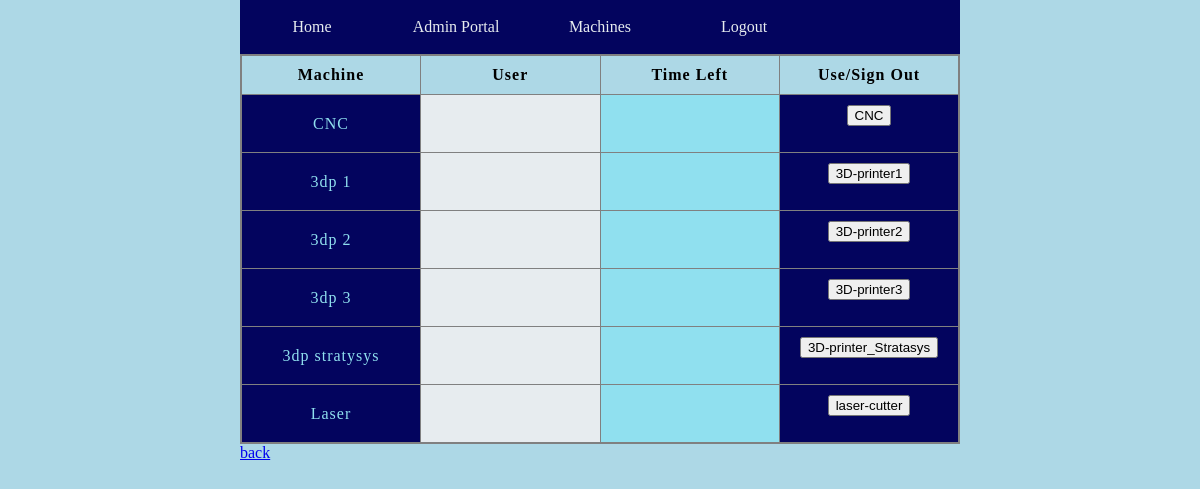
/reservation (signed in), run on an earlier commit of the app's database.
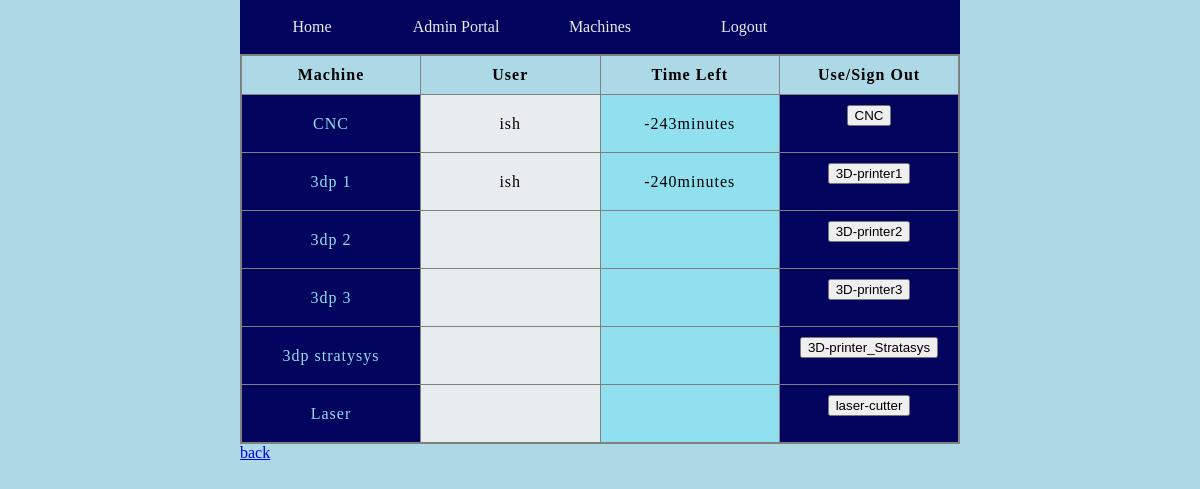
And on a later commit of the database.
### tables this page shows
CREATE TABLE reservations (id INTEGER PRIMARY KEY AUTOINCREMENT, machine_name TEXT, username TEXT, time TEXT, in_use INTEGER);

### __init__.py (the view)
@app.route("/reservation", methods=["GET","POST"])
def reservation():
    if session.get('username') is None:
        return redirect("/")
    laser = machine_column("laser-cutter")
    print(laser[1])
    if laser[1] != '':
        lt = str(round((datetime.fromisoformat(laser[1]) - datetime.now()).total_seconds() / 60)) + "minutes"
        laser[1] = lt
    p1 = machine_column("3D-printer1")
    if p1[1] != '':
        p1t = str(round((datetime.fromisoformat(p1[1]) - datetime.now()).total_seconds() / 60)) + "minutes"
        p1[1] = p1t
    p2 = machine_column("3D-printer2")
    if p2[1] != '':
        p2t = str(round((datetime.fromisoformat(p2[1]) - datetime.now()).total_seconds() / 60)) + "minutes"
        p2[1] = p2t
    p3 = machine_column("3D-printer3")
    if p3[1] != '':
        p3t = str(round((datetime.fromisoformat(p3[1]) - datetime.now()).total_seconds() / 60)) + "minutes"
        p3[1] = p3t
    strat = machine_column("3D-printer_Stratasys")
    if strat[1] != '':
        st = str(round((datetime.fromisoformat(strat[1]) - datetime.now()).total_seconds() / 60)) + "minutes"
        strat[1] = st
    cnc = machine_column("CNC")
    if cnc[1] != '':
        cnct = str(round((datetime.fromisoformat(cnc[1]) - datetime.now()).total_seconds() / 60)) + "minutes"
        cnc[1] = cnct
    return render_template("reservation.html", laser = laser, p1 = p1, p2 = p2, p3 = p3, strat = strat, cnc = cnc)

### data/machines.py (called while the page is built)
def get_latest(machine):
    t = reservations.get_main_value_from_conditions(["machine_name", "in_use"],[machine,1])
    if t == None:
        return "not in use"
    else:
        return t[0]

def machine_column(machine):
    c = []
    id = get_latest(machine)
    if id == "not in use":
        c = ['','',"not in use"]
        return c
    username = get_username(id)[0]
    time = get_time(id)[0]
    in_use = "currently in use"
    c.append(username)
    c.append(time)
    c.append(in_use)
    return c

def get_username(id):
    return reservations.get_non_main_value("id",id,"username")

def get_time(id):
    return reservations.get_non_main_value("id",id,"time")

### data/table.py (called while the page is built)
    def get_non_main_value(self, search_type, search_query, value):
        self.c.execute(
            f"SELECT {value} FROM {self.table_name} WHERE {search_type} = '{search_query}'")
        return self.c.fetchone()

    def get_main_value_from_conditions(self,parameters,conditions):
        if not len(parameters) == len(conditions):
            return "error"
        conditional_string = "WHERE "
        for row in range(len(parameters)):
            parameter = parameters[row]
            condition = conditions[row]
            equal_statement = f"{parameter} = '{condition}'"
            if not row == 0:
                equal_statement = " AND " + equal_statement
            conditional_string += equal_statement
        self.c.execute(
            f"SELECT {self.search_field} FROM {self.table_name} {conditional_string}")
        return self.c.fetchone()

### templates/reservation.html (shortened to what this page needs)
<html>
  <head>
    <link rel="stylesheet" href="../static/css/style.css">
  </head>
<body>
  <div class="topnav">
    <a href="/" class="active">Home</a>
    <a href="/admin_calendar">Admin Portal</a>
    <a href="/reservation">Machines</a>
    <a href="/logout">Logout</a>
  </div>
  <table>
    <tr>
      <th>Machine</th>
      <th>User</th>
      <th>Time Left</th>
      <th>Use/Sign Out</th>
    </tr>
    <tr>
      <td>CNC</td>
      <td>{{cnc[0]}}</td>
      <td>{{cnc[1]}}</td>
      <td>
        {% if cnc[2] == "not in use" %}
          <form action="/machine">
            <input type="submit" name="machineName" value = "CNC">
          </form>
        {% else %}
        <form action="/signOutList">
          <input type="submit" name="machineName" value = "CNC">
        </form>
        {% endif %}
      </td>
    </tr>
    <tr>
      <td>3dp 1</td>
      <td>{{p1[0]}}</td>
      <td>{{p1[1]}}</td>
      <td>
        {% if p1[2] == "not in use" %}
          <form action="/machine">
            <input type="submit" name="machineName" value = "3D-printer1">
          </form>
        {% else %}
        <form action="/signOutList">
          <input type="submit" name="machineName" value = "3D-printer1">
        </form>
        {% endif %}
      </td>
    </tr>
    <tr>
      <td>3dp 2</td>
      <td>{{p2[0]}}</td>
      <td>{{p2[1]}}</td>
      <td>
        {% if p2[2] == "not in use" %}
          <form action="/machine">
            <input type="submit" name="machineName" value = "3D-printer2">
          </form>
        {% else %}
        <form action="/signOutList">
          <input type="submit" name="machineName" value = "3D-printer2">
        </form>
        {% endif %}
      </td>
    </tr>
    <tr>
      <td>3dp 3</td>
      <td>{{p3[0]}}</td>
      <td>{{p3[1]}}</td>
      <td>
        {% if p3[2] == "not in use" %}
          <form action="/machine">
            <input type="submit" name="machineName" value = "3D-printer3">
          </form>
        {% else %}
        <form action="/signOutList">
          <input type="submit" name="machineName" value = "3D-printer3">
        </form>
        {% endif %}
      </td>
    </tr>
    <tr>
      <td>3dp stratysys</td>
      <td>{{strat[0]}}</td>
      <td>{{strat[1]}}</td>
      <td>
        {% if strat[2] == "not in use" %}
          <form action="/machine">
            <input type="submit" name="machineName" value = "3D-printer_Stratasys">
          </form>
        {% else %}
        <form action="/signOutList">
          <input type="submit" name="machineName" value = "3D-printer_Stratasys">
        </form>
        {% endif %}
      </td>
    </tr>
    <tr>
      <td>Laser</td>
      <td>{{laser[0]}}</td>
      <td>{{laser[1]}}</td>
      <td>
        {% if laser[2] == "not in use" %}
          <form action="/machine">
            <input type="submit" name="machineName" value = "laser-cutter">
          </form>
        {% else %}
        <form action="/signOutList">
          <input type="submit" name="machineName" value = "laser-cutter">
        </form>
        {% endif %}
      </td>
    </tr>
  </table>
  <a href="{{ url_for('index') }}">back</a>
</html>

### static/css/style.css (style rules this page uses)
:root { --my-white: #e7ecefff; --my-light-blue: #90E0EF; --my-pale-blue: #ADD8E6; --my-blue: #00B4D8; --my-dark-blue: #03045E; --my-font-family: "Georgia", serif; }
html { display: table; margin: auto; width: 60%; }
body { display: table-cell; vertical-align: middle; background:var(--my-pale-blue); font-family: var(--my-font-family); }
.topnav { background-color: var(--my-dark-blue); overflow: hidden; }
.topnav a { float: left; color: var(--my-white); text-align: center; padding: 2.5% 0px; text-decoration: none; font-size: 1rem; width: 20%; }
table { border-collapse: collapse; border: 2px solid grey; letter-spacing: 1px; font-family: var(--my-font-family); font-size: 1rem; table-layout: fixed; width: 100%; }
td, th { border: 1px solid grey; padding: 10px; }
td { text-align: center; height: 20px; width: 100%; }
td:nth-child(even) { background-color: var(--my-white); }
td:nth-child(odd) { background-color: var(--my-light-blue); }
td:first-child, td:last-child { background-color: var(--my-dark-blue); color:var(--my-light-blue); }

What changed in the data, as far as the page shows it:
added reservations: username "ish"
added reservations: username "ish"
Also different on the page:
{{ cnc[1] }}: (not shown) → "-243minutes"
form field machineName: (not shown) → "CNC"
{{ p1[1] }}: (not shown) → "-240minutes"
form field machineName: (not shown) → "3D-printer1"
form field machineName: "CNC" → (not shown)
form field machineName: "3D-printer1" → (not shown)
